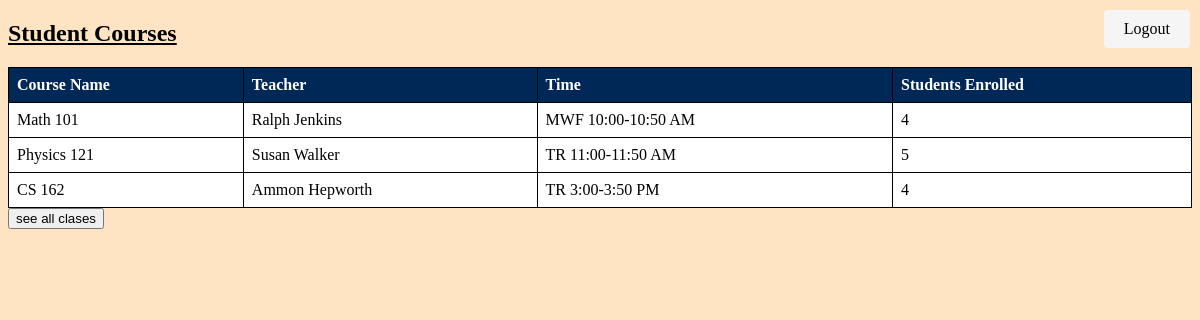
The app's page /courses (signed in) with its own data.
### login_example.py (models this page shows)
class Course(db.Model):
    id = db.Column(db.Integer, primary_key=True)
    name = db.Column(db.String(100), nullable=False)
    teacher = db.Column(db.String(100), nullable=False)
    time = db.Column(db.String(100), nullable=False)
    current_students = db.Column(db.Integer, default=0)
    capacity = db.Column(db.Integer, nullable=False)
    users = db.relationship("User", secondary="user_course" ,backref="Course")
    grades = db.relationship("Grade", backref="Course")

### login_example.py (the view)
@app.route('/courses')
@login_required
def courses():
    user = User.query.filter_by(username=current_user.username).first()
    if user.is_teacher:
        courses = Course.query.filter_by(teacher=user.username).all()  # Query courses taught by the teacher
        return render_template('teachLog.html', courses=courses)
    else:
        user_courses = UserCourse.query.filter_by(user_id=user.id).all()
        courses = []
        for i in user_courses:
            course = Course.query.get(i.course_id)
            if course:  # Check if the course exists
                courses.append(course)  # Append the Course object to the list
        return render_template('studLog.html', courses=courses)

### login_example.py (called while the page is built)
@login_manager.user_loader
def load_user(user_id):
    return User.query.get(int(user_id))

### templates/studLog.html (shortened to what this page needs)
<!DOCTYPE html>
<html lang="en">
<head>
</head>
<body>
    <h2>Student Courses</h2>
    <table>
        <tr>
            <th>Course Name</th>
            <th>Teacher</th>
            <th>Time</th>
            <th>Students Enrolled</th>
        </tr>
        {% for course in courses %}
        <tr>
            <td>{{ course.name }}</td>
            <td>{{ course.teacher }}</td>
            <td>{{ course.time }}</td>
            <td>{{ course.current_students }}</td>
        </tr>
        {% endfor %}
    </table>
    <button onclick="window.location.href='/all-courses'">see all clases</button>
    <a href="{{ url_for('logout') }}" class="logout">Logout</a>
</body>
</html>

### templates/studLog.html (style rules this page uses)
table { border-collapse: collapse; width: 100%; background-color: white; }
th, td { border: 1px solid black; text-align: left; padding: 8px; }
th { background-color: #002856; color: white; }
tr:nth-child(even) { background-color: white; }
a { color: #002856; text-decoration: none; }
.logout { position: fixed; top: 10px; right: 10px; padding: 10px 20px; background-color: whitesmoke; color: black; text-decoration: none; border-radius: 4px; }
body { background-color: bisque; }
h2 { text-decoration: underline; }

### records on screen
Course: name "Math 101", teacher "Ralph Jenkins", time "MWF 10:00-10:50 AM", current_students "4"
Course: name "Physics 121", teacher "Susan Walker", time "TR 11:00-11:50 AM", current_students "5"
Course: name "CS 162", teacher "Ammon Hepworth", time "TR 3:00-3:50 PM", current_students "4"
